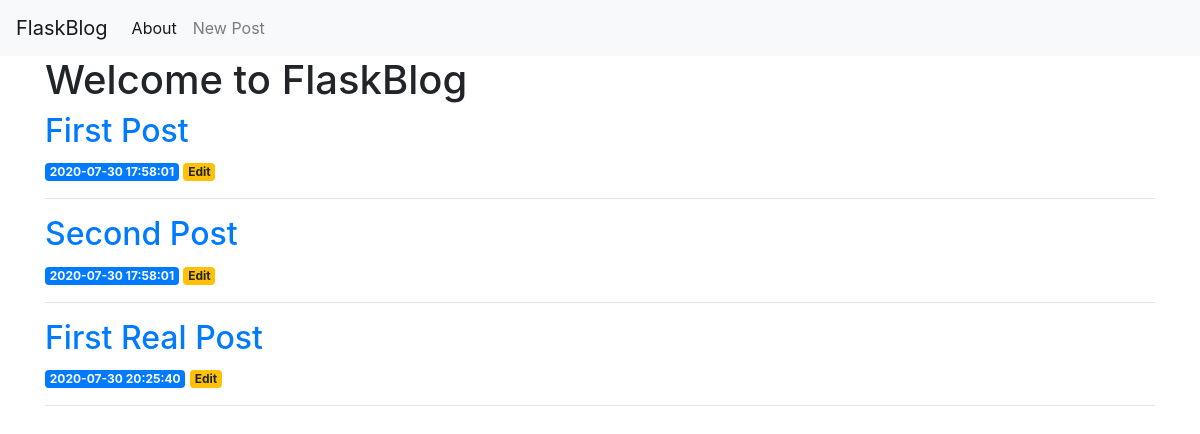
Before: / with the older database file.
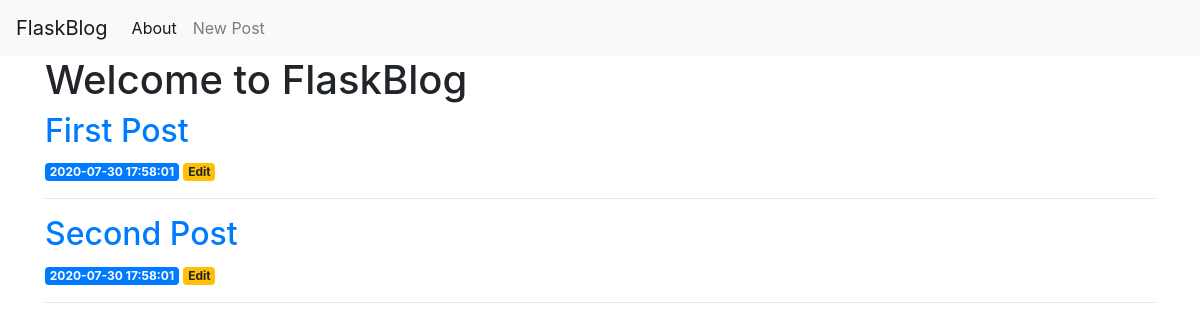
After: the same page with the newer database file.
### tables this page shows
CREATE TABLE posts (
    id INTEGER PRIMARY KEY AUTOINCREMENT,
    created TIMESTAMP NOT NULL DEFAULT CURRENT_TIMESTAMP,
    title TEXT NOT NULL,
    content TEXT NOT NULL
);

### app.py (the view)
@app.route('/')
def index():
    conn = get_db_connection()
    posts = conn.execute('SELECT * FROM posts').fetchall()
    conn.close()
    return render_template('index.html', posts=posts)

### app.py (called while the page is built)
def get_db_connection():
    conn = sqlite3.connect('database.db')
    conn.row_factory = sqlite3.Row
    return conn

### templates/index.html
{% extends 'base.html' %}
{% block content %}
    <h1>{% block title %} Welcome to FlaskBlog {% endblock %}</h1>
    {% for post in posts %}
        <a href="{{ url_for('post', post_id=post['id']) }}">
            <h2>{{ post['title'] }}</h2>
        </a>
        <span class="badge badge-primary">{{ post['created'] }}</span>
        <a href="{{ url_for('edit', id=post['id']) }}">
            <span class="badge badge-warning">Edit</span>
        </a>
        <hr>
    {% endfor %}
{% endblock %}

### templates/base.html (shortened to what this page needs)
<!doctype html>
<html lang="en">
  <head>
    <link rel="stylesheet" href="https://stackpath.bootstrapcdn.com/bootstrap/4.3.1/css/bootstrap.min.css">
  </head>
  <body>
    <nav class="navbar navbar-expand-md navbar-light bg-light">
        <a class="navbar-brand" href="{{ url_for('index')}}">FlaskBlog</a>
        <div class="collapse navbar-collapse" id="navbarNav">
            <ul class="navbar-nav">
            <li class="nav-item active">
                <a class="nav-link" href="#">About</a>
            </li>
            <li class="nav-item">
                <a class="nav-link" href="{{url_for('create')}}">New Post</a>
            </li>
            </ul>
        </div>
    </nav>
    <div class="container">
        {% block content %} {% endblock %}
    </div>
  </body>
</html>

Changed rows visible on the page:
removed posts: title "First Real Post", created "2020-07-30 20:25:40"
